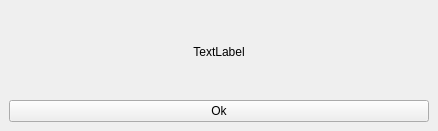
<?xml version="1.0" encoding="UTF-8"?>
<ui version="4.0">
 <class>MainWindow</class>
 <widget class="QMainWindow" name="MainWindow">
  <property name="geometry">
   <rect>
    <x>0</x>
    <y>0</y>
    <width>438</width>
    <height>131</height>
   </rect>
  </property>
  <property name="windowTitle">
   <string>Message</string>
  </property>
  <widget class="QWidget" name="centralwidget">
   <layout class="QGridLayout" name="gridLayout">
    <item row="0" column="0">
     <widget class="QLabel" name="label">
      <property name="layoutDirection">
       <enum>Qt::LeftToRight</enum>
      </property>
      <property name="text">
       <string>TextLabel</string>
      </property>
      <property name="alignment">
       <set>Qt::AlignCenter</set>
      </property>
     </widget>
    </item>
    <item row="1" column="0">
     <widget class="QPushButton" name="pushButton">
      <property name="text">
       <string>Ok</string>
      </property>
     </widget>
    </item>
   </layout>
  </widget>
 </widget>
 <resources/>
 <connections/>
</ui>
